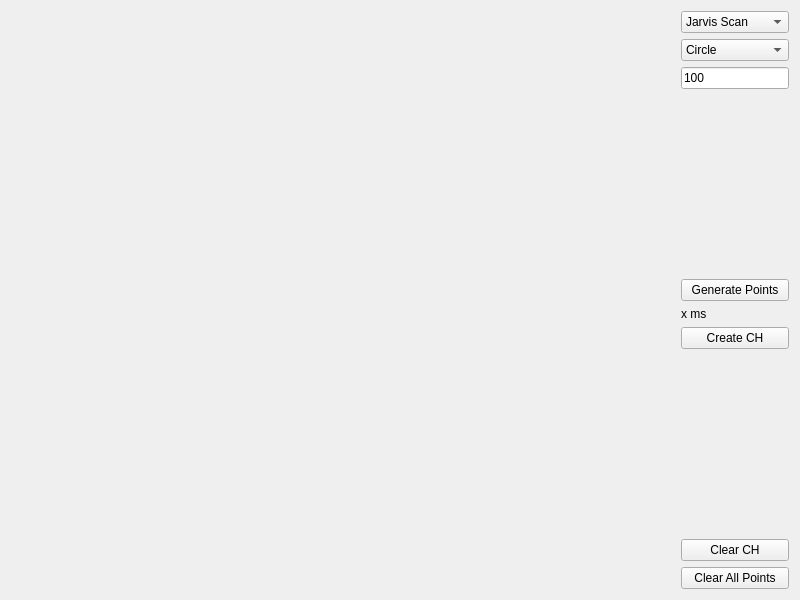
<?xml version="1.0" encoding="UTF-8"?>
<ui version="4.0">
 <class>Widget</class>
 <widget class="QWidget" name="Widget">
  <property name="geometry">
   <rect>
    <x>0</x>
    <y>0</y>
    <width>800</width>
    <height>600</height>
   </rect>
  </property>
  <property name="sizePolicy">
   <sizepolicy hsizetype="Preferred" vsizetype="Preferred">
    <horstretch>0</horstretch>
    <verstretch>0</verstretch>
   </sizepolicy>
  </property>
  <property name="maximumSize">
   <size>
    <width>16777214</width>
    <height>16777215</height>
   </size>
  </property>
  <property name="windowTitle">
   <string>Create Convex Hull</string>
  </property>
  <layout class="QHBoxLayout" name="horizontalLayout">
   <item>
    <widget class="Draw" name="Canvas" native="true">
     <property name="sizePolicy">
      <sizepolicy hsizetype="Preferred" vsizetype="Preferred">
       <horstretch>1</horstretch>
       <verstretch>0</verstretch>
      </sizepolicy>
     </property>
     <property name="maximumSize">
      <size>
       <width>16777215</width>
       <height>16777215</height>
      </size>
     </property>
    </widget>
   </item>
   <item>
    <layout class="QVBoxLayout" name="verticalLayout">
     <item>
      <widget class="QComboBox" name="comboBox">
       <item>
        <property name="text">
         <string>Jarvis Scan</string>
        </property>
       </item>
       <item>
        <property name="text">
         <string>QHull</string>
        </property>
       </item>
       <item>
        <property name="text">
         <string>Sweep Line</string>
        </property>
       </item>
      </widget>
     </item>
     <item>
      <widget class="QComboBox" name="comboBox_2">
       <item>
        <property name="text">
         <string>Circle</string>
        </property>
       </item>
       <item>
        <property name="text">
         <string>Random</string>
        </property>
       </item>
       <item>
        <property name="text">
         <string>Ellipse</string>
        </property>
       </item>
       <item>
        <property name="text">
         <string>Grid</string>
        </property>
       </item>
       <item>
        <property name="text">
         <string>Star</string>
        </property>
       </item>
       <item>
        <property name="text">
         <string>Square</string>
        </property>
       </item>
      </widget>
     </item>
     <item>
      <widget class="QLineEdit" name="lineEdit">
       <property name="text">
        <string>100</string>
       </property>
      </widget>
     </item>
     <item>
      <spacer name="verticalSpacer">
       <property name="orientation">
        <enum>Qt::Vertical</enum>
       </property>
       <property name="sizeHint" stdset="0">
        <size>
         <width>20</width>
         <height>40</height>
        </size>
       </property>
      </spacer>
     </item>
     <item>
      <widget class="QPushButton" name="pushButton_4">
       <property name="text">
        <string>Generate Points</string>
       </property>
      </widget>
     </item>
     <item>
      <widget class="QLabel" name="label">
       <property name="text">
        <string>x ms</string>
       </property>
      </widget>
     </item>
     <item>
      <widget class="QPushButton" name="pushButton">
       <property name="text">
        <string>Create CH</string>
       </property>
      </widget>
     </item>
     <item>
      <spacer name="verticalSpacer_2">
       <property name="orientation">
        <enum>Qt::Vertical</enum>
       </property>
       <property name="sizeHint" stdset="0">
        <size>
         <width>20</width>
         <height>40</height>
        </size>
       </property>
      </spacer>
     </item>
     <item>
      <widget class="QPushButton" name="pushButton_2">
       <property name="text">
        <string>Clear CH</string>
       </property>
      </widget>
     </item>
     <item>
      <widget class="QPushButton" name="pushButton_3">
       <property name="text">
        <string>Clear All Points</string>
       </property>
      </widget>
     </item>
    </layout>
   </item>
  </layout>
 </widget>
 <customwidgets>
  <customwidget>
   <class>Draw</class>
   <extends>QWidget</extends>
   <header location="global">draw.h</header>
   <container>1</container>
  </customwidget>
 </customwidgets>
 <resources/>
 <connections/>
</ui>
